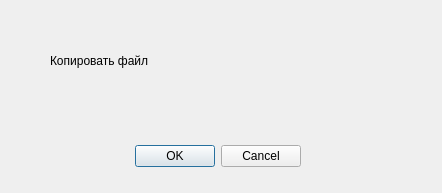
<?xml version="1.0" encoding="UTF-8"?>
<ui version="4.0">
 <class>downloadForm</class>
 <widget class="QDialog" name="downloadForm">
  <property name="geometry">
   <rect>
    <x>0</x>
    <y>0</y>
    <width>442</width>
    <height>193</height>
   </rect>
  </property>
  <property name="windowTitle">
   <string>Dialog</string>
  </property>
  <widget class="QDialogButtonBox" name="buttonBox">
   <property name="geometry">
    <rect>
     <x>120</x>
     <y>140</y>
     <width>181</width>
     <height>32</height>
    </rect>
   </property>
   <property name="orientation">
    <enum>Qt::Horizontal</enum>
   </property>
   <property name="standardButtons">
    <set>QDialogButtonBox::Cancel|QDialogButtonBox::Ok</set>
   </property>
  </widget>
  <widget class="QLabel" name="label">
   <property name="geometry">
    <rect>
     <x>50</x>
     <y>30</y>
     <width>351</width>
     <height>61</height>
    </rect>
   </property>
   <property name="text">
    <string>Копировать файл </string>
   </property>
  </widget>
 </widget>
 <resources/>
 <connections>
  <connection>
   <sender>buttonBox</sender>
   <signal>accepted()</signal>
   <receiver>downloadForm</receiver>
   <slot>okButtonClicked()</slot>
   <hints>
    <hint type="sourcelabel">
     <x>300</x>
     <y>140</y>
    </hint>
    <hint type="destinationlabel">
     <x>157</x>
     <y>192</y>
    </hint>
   </hints>
  </connection>
  <connection>
   <sender>buttonBox</sender>
   <signal>rejected()</signal>
   <receiver>downloadForm</receiver>
   <slot>cancelButtonClicked()</slot>
   <hints>
    <hint type="sourcelabel">
     <x>300</x>
     <y>140</y>
    </hint>
    <hint type="destinationlabel">
     <x>286</x>
     <y>192</y>
    </hint>
   </hints>
  </connection>
 </connections>
 <slots>
  <slot>okButtonClicked()</slot>
  <slot>cancelButtonClicked()</slot>
 </slots>
</ui>
